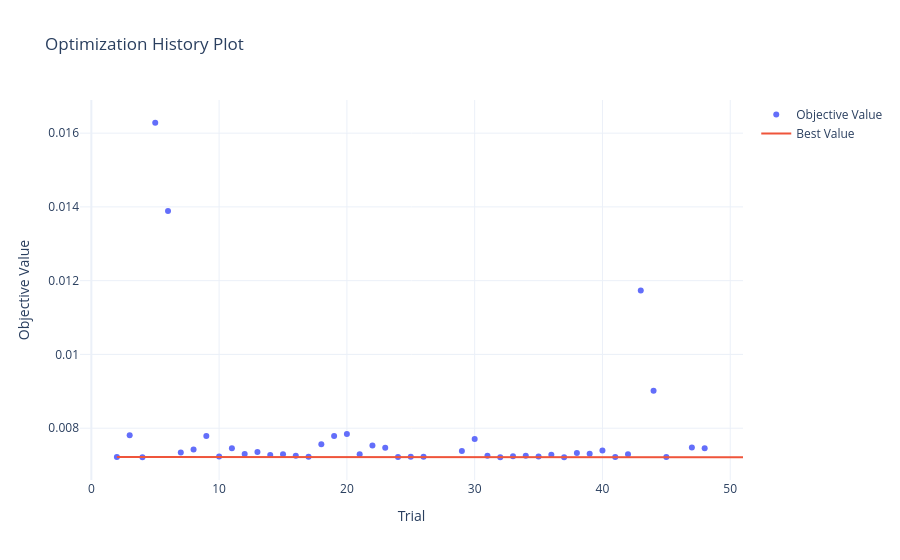

The notebook cell saved with this chart:
### Code cell
dummy_plot = optuna.visualization.plot_optimization_history(hyper_study)
dummy_plot.show()
